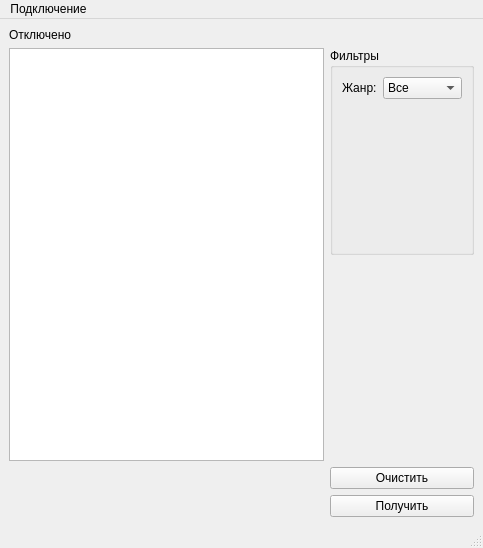
<?xml version="1.0" encoding="UTF-8"?>
<ui version="4.0">
 <class>MainWindow</class>
 <widget class="QMainWindow" name="MainWindow">
  <property name="geometry">
   <rect>
    <x>0</x>
    <y>0</y>
    <width>483</width>
    <height>548</height>
   </rect>
  </property>
  <property name="sizePolicy">
   <sizepolicy hsizetype="Preferred" vsizetype="Expanding">
    <horstretch>0</horstretch>
    <verstretch>0</verstretch>
   </sizepolicy>
  </property>
  <property name="windowTitle">
   <string>MainWindow</string>
  </property>
  <widget class="QWidget" name="centralwidget">
   <layout class="QGridLayout" name="gridLayout">
    <item row="4" column="1">
     <widget class="QPushButton" name="pb_request">
      <property name="sizePolicy">
       <sizepolicy hsizetype="Minimum" vsizetype="Maximum">
        <horstretch>0</horstretch>
        <verstretch>0</verstretch>
       </sizepolicy>
      </property>
      <property name="text">
       <string>Получить</string>
      </property>
     </widget>
    </item>
    <item row="1" column="1">
     <widget class="QGroupBox" name="gb_filters">
      <property name="sizePolicy">
       <sizepolicy hsizetype="Preferred" vsizetype="Minimum">
        <horstretch>0</horstretch>
        <verstretch>0</verstretch>
       </sizepolicy>
      </property>
      <property name="title">
       <string>Фильтры</string>
      </property>
      <layout class="QFormLayout" name="formLayout">
       <item row="0" column="0">
        <widget class="QLabel" name="lb_category">
         <property name="text">
          <string>Жанр:</string>
         </property>
        </widget>
       </item>
       <item row="0" column="1">
        <widget class="QComboBox" name="cb_category">
         <item>
          <property name="text">
           <string>Все</string>
          </property>
         </item>
         <item>
          <property name="text">
           <string>Комедия</string>
          </property>
         </item>
         <item>
          <property name="text">
           <string>Ужасы</string>
          </property>
         </item>
        </widget>
       </item>
      </layout>
     </widget>
    </item>
    <item row="2" column="1">
     <spacer name="verticalSpacer">
      <property name="orientation">
       <enum>Qt::Vertical</enum>
      </property>
      <property name="sizeType">
       <enum>QSizePolicy::Minimum</enum>
      </property>
      <property name="sizeHint" stdset="0">
       <size>
        <width>20</width>
        <height>40</height>
       </size>
      </property>
     </spacer>
    </item>
    <item row="3" column="1">
     <widget class="QPushButton" name="pb_clear">
      <property name="sizePolicy">
       <sizepolicy hsizetype="Minimum" vsizetype="Maximum">
        <horstretch>0</horstretch>
        <verstretch>0</verstretch>
       </sizepolicy>
      </property>
      <property name="text">
       <string>Очистить</string>
      </property>
     </widget>
    </item>
    <item row="0" column="0">
     <widget class="QLabel" name="lb_statusConnect">
      <property name="sizePolicy">
       <sizepolicy hsizetype="Preferred" vsizetype="Maximum">
        <horstretch>0</horstretch>
        <verstretch>0</verstretch>
       </sizepolicy>
      </property>
      <property name="text">
       <string>Отключено</string>
      </property>
     </widget>
    </item>
    <item row="1" column="0" rowspan="2">
     <widget class="QTableView" name="tableView"/>
    </item>
   </layout>
  </widget>
  <widget class="QMenuBar" name="menubar">
   <property name="geometry">
    <rect>
     <x>0</x>
     <y>0</y>
     <width>483</width>
     <height>22</height>
    </rect>
   </property>
   <widget class="QMenu" name="menu">
    <property name="title">
     <string>Подключение</string>
    </property>
    <addaction name="act_addData"/>
    <addaction name="separator"/>
    <addaction name="act_connect"/>
   </widget>
   <addaction name="menu"/>
  </widget>
  <widget class="QStatusBar" name="statusbar"/>
  <action name="act_connect">
   <property name="text">
    <string>Подключиться</string>
   </property>
  </action>
  <action name="act_addData">
   <property name="text">
    <string>Ввести данные</string>
   </property>
  </action>
 </widget>
 <resources/>
 <connections/>
</ui>
